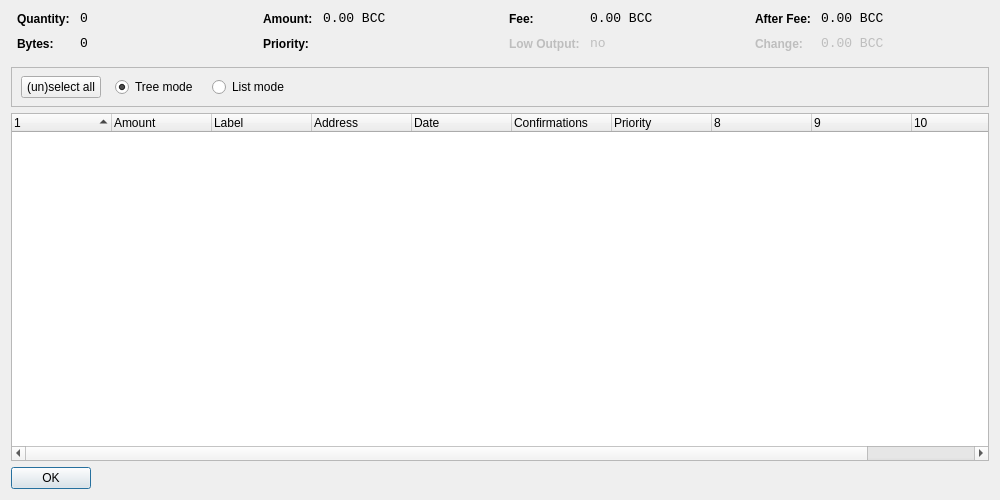
<?xml version="1.0" encoding="UTF-8"?>
<ui version="4.0">
 <class>CoinControlDialog</class>
 <widget class="QDialog" name="CoinControlDialog">
  <property name="geometry">
   <rect>
    <x>0</x>
    <y>0</y>
    <width>1000</width>
    <height>500</height>
   </rect>
  </property>
  <property name="windowTitle">
   <string>Coin Control</string>
  </property>
  <property name="styleSheet">
   <string notr="true">background-image: url(:/images/gr);</string>
  </property>
  <layout class="QVBoxLayout" name="verticalLayout">
   <item>
    <layout class="QHBoxLayout" name="horizontalLayoutTop" stretch="0,0,0,0">
     <property name="topMargin">
      <number>0</number>
     </property>
     <property name="bottomMargin">
      <number>10</number>
     </property>
     <item>
      <layout class="QFormLayout" name="formLayoutCoinControl1">
       <property name="horizontalSpacing">
        <number>10</number>
       </property>
       <property name="verticalSpacing">
        <number>10</number>
       </property>
       <property name="leftMargin">
        <number>6</number>
       </property>
       <property name="rightMargin">
        <number>6</number>
       </property>
       <item row="0" column="0">
        <widget class="QLabel" name="labelCoinControlQuantityText">
         <property name="styleSheet">
          <string notr="true">font-weight:bold;</string>
         </property>
         <property name="text">
          <string>Quantity:</string>
         </property>
        </widget>
       </item>
       <item row="0" column="1">
        <widget class="QLabel" name="labelCoinControlQuantity">
         <property name="font">
          <font>
           <family>Monospace</family>
           <pointsize>10</pointsize>
          </font>
         </property>
         <property name="cursor">
          <cursorShape>IBeamCursor</cursorShape>
         </property>
         <property name="contextMenuPolicy">
          <enum>Qt::ActionsContextMenu</enum>
         </property>
         <property name="text">
          <string notr="true">0</string>
         </property>
         <property name="textInteractionFlags">
          <set>Qt::LinksAccessibleByMouse|Qt::TextSelectableByKeyboard|Qt::TextSelectableByMouse</set>
         </property>
        </widget>
       </item>
       <item row="1" column="0">
        <widget class="QLabel" name="labelCoinControlBytesText">
         <property name="styleSheet">
          <string notr="true">font-weight:bold;</string>
         </property>
         <property name="text">
          <string>Bytes:</string>
         </property>
        </widget>
       </item>
       <item row="1" column="1">
        <widget class="QLabel" name="labelCoinControlBytes">
         <property name="font">
          <font>
           <family>Monospace</family>
           <pointsize>10</pointsize>
          </font>
         </property>
         <property name="cursor">
          <cursorShape>IBeamCursor</cursorShape>
         </property>
         <property name="contextMenuPolicy">
          <enum>Qt::ActionsContextMenu</enum>
         </property>
         <property name="text">
          <string notr="true">0</string>
         </property>
         <property name="textInteractionFlags">
          <set>Qt::LinksAccessibleByMouse|Qt::TextSelectableByKeyboard|Qt::TextSelectableByMouse</set>
         </property>
        </widget>
       </item>
      </layout>
     </item>
     <item>
      <layout class="QFormLayout" name="formLayoutCoinControl2">
       <property name="horizontalSpacing">
        <number>10</number>
       </property>
       <property name="verticalSpacing">
        <number>10</number>
       </property>
       <property name="leftMargin">
        <number>6</number>
       </property>
       <property name="rightMargin">
        <number>6</number>
       </property>
       <item row="0" column="0">
        <widget class="QLabel" name="labelCoinControlAmountText">
         <property name="styleSheet">
          <string notr="true">font-weight:bold;</string>
         </property>
         <property name="text">
          <string>Amount:</string>
         </property>
        </widget>
       </item>
       <item row="0" column="1">
        <widget class="QLabel" name="labelCoinControlAmount">
         <property name="font">
          <font>
           <family>Monospace</family>
           <pointsize>10</pointsize>
          </font>
         </property>
         <property name="cursor">
          <cursorShape>IBeamCursor</cursorShape>
         </property>
         <property name="contextMenuPolicy">
          <enum>Qt::ActionsContextMenu</enum>
         </property>
         <property name="text">
          <string notr="true">0.00 BCC</string>
         </property>
         <property name="textInteractionFlags">
          <set>Qt::LinksAccessibleByMouse|Qt::TextSelectableByKeyboard|Qt::TextSelectableByMouse</set>
         </property>
        </widget>
       </item>
       <item row="1" column="0">
        <widget class="QLabel" name="labelCoinControlPriorityText">
         <property name="styleSheet">
          <string notr="true">font-weight:bold;</string>
         </property>
         <property name="text">
          <string>Priority:</string>
         </property>
        </widget>
       </item>
       <item row="1" column="1">
        <widget class="QLabel" name="labelCoinControlPriority">
         <property name="font">
          <font>
           <family>Monospace</family>
           <pointsize>10</pointsize>
          </font>
         </property>
         <property name="cursor">
          <cursorShape>IBeamCursor</cursorShape>
         </property>
         <property name="contextMenuPolicy">
          <enum>Qt::ActionsContextMenu</enum>
         </property>
         <property name="text">
          <string/>
         </property>
         <property name="textInteractionFlags">
          <set>Qt::LinksAccessibleByMouse|Qt::TextSelectableByKeyboard|Qt::TextSelectableByMouse</set>
         </property>
        </widget>
       </item>
      </layout>
     </item>
     <item>
      <layout class="QFormLayout" name="formLayoutCoinControl3">
       <property name="horizontalSpacing">
        <number>10</number>
       </property>
       <property name="verticalSpacing">
        <number>10</number>
       </property>
       <property name="leftMargin">
        <number>6</number>
       </property>
       <property name="rightMargin">
        <number>6</number>
       </property>
       <item row="0" column="0">
        <widget class="QLabel" name="labelCoinControlFeeText">
         <property name="styleSheet">
          <string notr="true">font-weight:bold;</string>
         </property>
         <property name="text">
          <string>Fee:</string>
         </property>
        </widget>
       </item>
       <item row="0" column="1">
        <widget class="QLabel" name="labelCoinControlFee">
         <property name="font">
          <font>
           <family>Monospace</family>
           <pointsize>10</pointsize>
          </font>
         </property>
         <property name="cursor">
          <cursorShape>IBeamCursor</cursorShape>
         </property>
         <property name="contextMenuPolicy">
          <enum>Qt::ActionsContextMenu</enum>
         </property>
         <property name="text">
          <string notr="true">0.00 BCC</string>
         </property>
         <property name="textInteractionFlags">
          <set>Qt::LinksAccessibleByMouse|Qt::TextSelectableByKeyboard|Qt::TextSelectableByMouse</set>
         </property>
        </widget>
       </item>
       <item row="1" column="0">
        <widget class="QLabel" name="labelCoinControlLowOutputText">
         <property name="enabled">
          <bool>false</bool>
         </property>
         <property name="styleSheet">
          <string notr="true">font-weight:bold;</string>
         </property>
         <property name="text">
          <string>Low Output:</string>
         </property>
        </widget>
       </item>
       <item row="1" column="1">
        <widget class="QLabel" name="labelCoinControlLowOutput">
         <property name="enabled">
          <bool>false</bool>
         </property>
         <property name="font">
          <font>
           <family>Monospace</family>
           <pointsize>10</pointsize>
          </font>
         </property>
         <property name="cursor">
          <cursorShape>IBeamCursor</cursorShape>
         </property>
         <property name="contextMenuPolicy">
          <enum>Qt::ActionsContextMenu</enum>
         </property>
         <property name="text">
          <string notr="true">no</string>
         </property>
         <property name="textInteractionFlags">
          <set>Qt::LinksAccessibleByMouse|Qt::TextSelectableByKeyboard|Qt::TextSelectableByMouse</set>
         </property>
        </widget>
       </item>
      </layout>
     </item>
     <item>
      <layout class="QFormLayout" name="formLayoutCoinControl4">
       <property name="horizontalSpacing">
        <number>10</number>
       </property>
       <property name="verticalSpacing">
        <number>10</number>
       </property>
       <property name="leftMargin">
        <number>6</number>
       </property>
       <property name="rightMargin">
        <number>6</number>
       </property>
       <item row="0" column="0">
        <widget class="QLabel" name="labelCoinControlAfterFeeText">
         <property name="styleSheet">
          <string notr="true">font-weight:bold;</string>
         </property>
         <property name="text">
          <string>After Fee:</string>
         </property>
        </widget>
       </item>
       <item row="0" column="1">
        <widget class="QLabel" name="labelCoinControlAfterFee">
         <property name="font">
          <font>
           <family>Monospace</family>
           <pointsize>10</pointsize>
          </font>
         </property>
         <property name="cursor">
          <cursorShape>IBeamCursor</cursorShape>
         </property>
         <property name="contextMenuPolicy">
          <enum>Qt::ActionsContextMenu</enum>
         </property>
         <property name="text">
          <string notr="true">0.00 BCC</string>
         </property>
         <property name="textInteractionFlags">
          <set>Qt::LinksAccessibleByMouse|Qt::TextSelectableByKeyboard|Qt::TextSelectableByMouse</set>
         </property>
        </widget>
       </item>
       <item row="1" column="0">
        <widget class="QLabel" name="labelCoinControlChangeText">
         <property name="enabled">
          <bool>false</bool>
         </property>
         <property name="styleSheet">
          <string notr="true">font-weight:bold;</string>
         </property>
         <property name="text">
          <string>Change:</string>
         </property>
        </widget>
       </item>
       <item row="1" column="1">
        <widget class="QLabel" name="labelCoinControlChange">
         <property name="enabled">
          <bool>false</bool>
         </property>
         <property name="font">
          <font>
           <family>Monospace</family>
           <pointsize>10</pointsize>
          </font>
         </property>
         <property name="cursor">
          <cursorShape>IBeamCursor</cursorShape>
         </property>
         <property name="contextMenuPolicy">
          <enum>Qt::ActionsContextMenu</enum>
         </property>
         <property name="text">
          <string notr="true">0.00 BCC</string>
         </property>
         <property name="textInteractionFlags">
          <set>Qt::LinksAccessibleByMouse|Qt::TextSelectableByKeyboard|Qt::TextSelectableByMouse</set>
         </property>
        </widget>
       </item>
      </layout>
     </item>
    </layout>
   </item>
   <item>
    <widget class="QFrame" name="frame">
     <property name="minimumSize">
      <size>
       <width>0</width>
       <height>40</height>
      </size>
     </property>
     <property name="frameShape">
      <enum>QFrame::StyledPanel</enum>
     </property>
     <property name="frameShadow">
      <enum>QFrame::Sunken</enum>
     </property>
     <widget class="QWidget" name="horizontalLayoutWidget">
      <property name="geometry">
       <rect>
        <x>10</x>
        <y>0</y>
        <width>781</width>
        <height>41</height>
       </rect>
      </property>
      <layout class="QHBoxLayout" name="horizontalLayoutPanel" stretch="0,0,0,0">
       <property name="spacing">
        <number>14</number>
       </property>
       <item>
        <widget class="QPushButton" name="pushButtonSelectAll">
         <property name="sizePolicy">
          <sizepolicy hsizetype="Maximum" vsizetype="Fixed">
           <horstretch>0</horstretch>
           <verstretch>0</verstretch>
          </sizepolicy>
         </property>
         <property name="text">
          <string>(un)select all</string>
         </property>
        </widget>
       </item>
       <item>
        <widget class="QRadioButton" name="radioTreeMode">
         <property name="sizePolicy">
          <sizepolicy hsizetype="Maximum" vsizetype="Fixed">
           <horstretch>0</horstretch>
           <verstretch>0</verstretch>
          </sizepolicy>
         </property>
         <property name="text">
          <string>Tree mode</string>
         </property>
         <property name="checked">
          <bool>true</bool>
         </property>
        </widget>
       </item>
       <item>
        <widget class="QRadioButton" name="radioListMode">
         <property name="sizePolicy">
          <sizepolicy hsizetype="Maximum" vsizetype="Fixed">
           <horstretch>0</horstretch>
           <verstretch>0</verstretch>
          </sizepolicy>
         </property>
         <property name="text">
          <string>List mode</string>
         </property>
        </widget>
       </item>
       <item>
        <spacer name="horizontalSpacer">
         <property name="orientation">
          <enum>Qt::Horizontal</enum>
         </property>
         <property name="sizeHint" stdset="0">
          <size>
           <width>40</width>
           <height>20</height>
          </size>
         </property>
        </spacer>
       </item>
      </layout>
     </widget>
    </widget>
   </item>
   <item>
    <widget class="CoinControlTreeWidget" name="treeWidget">
     <property name="contextMenuPolicy">
      <enum>Qt::CustomContextMenu</enum>
     </property>
     <property name="sortingEnabled">
      <bool>false</bool>
     </property>
     <property name="columnCount">
      <number>11</number>
     </property>
     <attribute name="headerShowSortIndicator" stdset="0">
      <bool>true</bool>
     </attribute>
     <attribute name="headerStretchLastSection">
      <bool>false</bool>
     </attribute>
     <column>
      <property name="text">
       <string/>
      </property>
     </column>
     <column>
      <property name="text">
       <string>Amount</string>
      </property>
     </column>
     <column>
      <property name="text">
       <string>Label</string>
      </property>
     </column>
     <column>
      <property name="text">
       <string>Address</string>
      </property>
     </column>
     <column>
      <property name="text">
       <string>Date</string>
      </property>
     </column>
     <column>
      <property name="text">
       <string>Confirmations</string>
      </property>
      <property name="toolTip">
       <string>Confirmed</string>
      </property>
     </column>
     <column>
      <property name="text">
       <string>Priority</string>
      </property>
     </column>
     <column>
      <property name="text">
       <string/>
      </property>
     </column>
     <column>
      <property name="text">
       <string/>
      </property>
     </column>
     <column>
      <property name="text">
       <string/>
      </property>
     </column>
     <column>
      <property name="text">
       <string/>
      </property>
     </column>
    </widget>
   </item>
   <item>
    <widget class="QDialogButtonBox" name="buttonBox">
     <property name="sizePolicy">
      <sizepolicy hsizetype="Maximum" vsizetype="Fixed">
       <horstretch>0</horstretch>
       <verstretch>0</verstretch>
      </sizepolicy>
     </property>
     <property name="orientation">
      <enum>Qt::Horizontal</enum>
     </property>
     <property name="standardButtons">
      <set>QDialogButtonBox::Ok</set>
     </property>
    </widget>
   </item>
  </layout>
 </widget>
 <customwidgets>
  <customwidget>
   <class>CoinControlTreeWidget</class>
   <extends>QTreeWidget</extends>
   <header>coincontroltreewidget.h</header>
  </customwidget>
 </customwidgets>
 <resources/>
 <connections/>
</ui>
